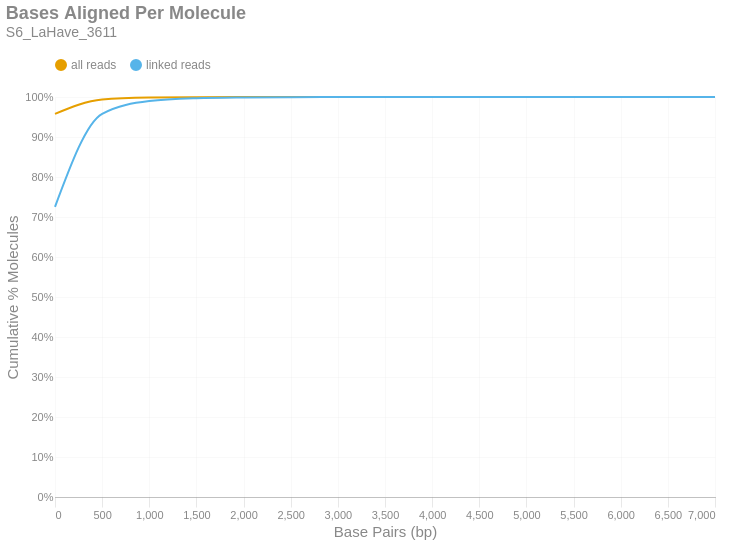

The cell this chart's notebook holds for it:
### Markdown cell above
### Bases Aligned Per Molecule
This is a cumulative frequency distribution showing the number of base pairs aligned per unique molecule. These data are shown in 500 bp bins. There are two distributions: one with `all reads` (yellow) and another with only `linked reads` (blue). The percent of molecules in the `linked reads` distribution is relative to the total number of linked molecules.

### Code cell
if SKIPLR:
    print_html(f"Skipped")
else:
    binned_df = consolidated_hist(valids['aligned_bp'], mask, 500, True)
    with SafeRender(binned_df):
        (
            density_plot(binned_df, 'Bases Aligned Per Molecule', samplename, 'basesper')
            .encode(
                x=alt.X('bin:Q', title="Base Pairs (bp)").axis(tickMinStep=500).scale(padding=0),
                y=alt.Y('value:Q', title='Cumulative % Molecules')
                    .axis(format='%')
                    .scale(domain = [0,1])
                    .stack(False),
                color=alt.Color("key:N").scale(domain = ["all reads", "linked reads"]),
                tooltip = [
                    alt.Tooltip("key:N", title = "Data Type"),
                    alt.Tooltip("range_label:N", title="Bases Aligned Per Molecule"),
                    alt.Tooltip("value:Q", format = ".2%", title="% Molecules (Cum.)")
                ]
            )
        ).display()

### Figure 1 — Vega-Lite specification as saved in the notebook (floating-point values rounded to 4 significant figures)
{"width": "container", "height": 400, "config": {"title": {"anchor": "start", "dy": -15, "fontSize": 18, "color": "#888888", "subtitleColor": "#888888", "subtitleFontSize": 14}, "arc": {"fill": "#0072B2"}, "axis": {"domainColor": "#888888", "domainWidth": 0.5, "gridWidth": 0.2, "grid": false, "titleFontWeight": 400, "titleFontSize": 15, "labelFontSize": 11, "labelColor": "#888888", "tickColor": "#888888", "tickWidth": 0.2, "titleColor": "#888888"}, "axisBand": {"grid": false}, "axisX": {"grid": true, "tickSize": 10, "domainCap": "round"}, "axisY": {"domain": false, "grid": true, "tickSize": 0, "domainCap": "round"}, "background": "transparent", "header": {"labelFontSize": 15, "labelColor": "#888888", "titleFontSize": 15, "titleFontWeight": 600, "titleColor": "#888888"}, "legend": {"labelFont": "sans-serif", "labelFontSize": 12, "labelColor": "#888888", "symbolSize": 100, "symbolType": "circle", "titleFontSize": 12, "titlePadding": 10, "titleColor": "#888888", "title": null, "orient": "top"}, "range": {"category": ["#E69F00", "#56B4E9", "#009E73", "#F0E442", "#0072B2", "#D55E00", "#CC79A7", "#000000"], "diverging": ["#cfe8f3", "#a2d4ec", "#73bfe2", "#46abdb", "#1696d2", "#12719e"]}, "area": {"fill": "#0072B2", "fillOpacity": 0.7, "line": true, "strokeOpacity": 0.7}, "line": {"color": "#0072B2", "stroke": "#0072B2", "strokeWidth": 2}, "trail": {"color": "#0072B2", "stroke": "#0072B2", "strokeWidth": 0, "size": 1}, "point": {"filled": true, "fillOpacity": 1.0, "size": 95}, "text": {"color": "#888888", "fontSize": 11, "align": "right", "fontWeight": 400, "size": 11}, "bar": {"fill": "#0072B2", "stroke": null}, "view": {"stroke": null, "continuousWidth": 660, "continuousHeight": 400}}, "data": {"name": "data-c3d3dc068da6145a325cf683d89da5e5"}, "mark": {"type": "line", "interpolate": "monotone", "point": {"opacity": 0, "size": 275}}, "encoding": {"color": {"field": "key", "scale": {"domain": ["all reads", "linked reads"]}, "type": "nominal"}, "tooltip": [{"field": "key", "title": "Data Type", "type": "nominal"}, {"field": "range_label", "title": "Bases Aligned Per Molecule", "type": "nominal"}, {"field": "value", "format": ".2%", "title": "% Molecules (Cum.)", "type": "quantitative"}], "x": {"axis": {"tickMinStep": 500}, "field": "bin", "scale": {"padding": 0}, "title": "Base Pairs (bp)", "type": "quantitative"}, "y": {"axis": {"format": "%"}, "field": "value", "scale": {"domain": [0, 1]}, "stack": false, "title": "Cumulative % Molecules", "type": "quantitative"}}, "params": [{"name": "param_c36ac31b6afebe62", "select": {"type": "point", "fields": ["key"]}, "bind": "legend"}], "title": {"text": "Bases Aligned Per Molecule", "subtitle": "S6_LaHave_3611"}, "transform": [{"fold": ["all reads (cumsum)", "linked reads (cumsum)"]}, {"calculate": "replace(datum.key, ' (cumsum)', '')", "as": "key"}, {"filter": {"param": "param_c36ac31b6afebe62"}}], "usermeta": {"embedOptions": {"downloadFileName": "S6_LaHave_3611.basesper"}}, "$schema": "https://vega.github.io/schema/vega-lite/v6.1.0.json", "datasets": {"data-c3d3dc068da6145a325cf683d89da5e5": [{"bin": "0.0", "interval": "0.0-500.0", "all reads": 0.9576, "linked reads": 0.7253, "all reads (cumsum)": 0.9576, "linked reads (cumsum)": 0.7253, "range_label": "0-499"}, {"bin": "500.0", "interval": "500.0-1000.0", "all reads": 0.03589, "linked reads": 0.2327, "all reads (cumsum)": 0.9935, "linked reads (cumsum)": 0.958, "range_label": "500-999"}, {"bin": "1000.0", "interval": "1000.0-1500.0", "all reads": 0.004923, "linked reads": 0.032, "all reads (cumsum)": 0.9985, "linked reads (cumsum)": 0.99, "range_label": "1000-1499"}, {"bin": "1500.0", "interval": "1500.0-2000.0", "all reads": 0.001084, "linked reads": 0.007051, "all reads (cumsum)": 0.9995, "linked reads (cumsum)": 0.997, "range_label": "1500-1999"}, {"bin": "2000.0", "interval": "2000.0-2500.0", "all reads": 0.0003015, "linked reads": 0.00196, "all reads (cumsum)": 0.9998, "linked reads (cumsum)": 0.999, "range_label": "2000-2499"}, {"bin": "2500.0", "interval": "2500.0-3000.0", "all reads": 0.0001026, "linked reads": 0.000667, "all reads (cumsum)": 0.9999, "linked reads (cumsum)": 0.9997, "range_label": "2500-2999"}, {"bin": "3000.0", "interval": "3000.0-3500.0", "all reads": 2.895e-05, "linked reads": 0.0001882, "all reads (cumsum)": 1.0, "linked reads (cumsum)": 0.9998, "range_label": "3000-3499"}, {"bin": "3500.0", "interval": "3500.0-4000.0", "all reads": 1.5e-05, "linked reads": 9.751e-05, "all reads (cumsum)": 1.0, "linked reads (cumsum)": 0.9999, "range_label": "3500-3999"}, {"bin": "4000.0", "interval": "4000.0-4500.0", "all reads": 4.687e-06, "linked reads": 3.047e-05, "all reads (cumsum)": 1.0, "linked reads (cumsum)": 1.0, "range_label": "4000-4499"}, {"bin": "4500.0", "interval": "4500.0-5000.0", "all reads": 2.708e-06, "linked reads": 1.761e-05, "all reads (cumsum)": 1.0, "linked reads (cumsum)": 1.0, "range_label": "4500-4999"}, {"bin": "5000.0", "interval": "5000.0-5500.0", "all reads": 6.249e-07, "linked reads": 4.063e-06, "all reads (cumsum)": 1.0, "linked reads (cumsum)": 1.0, "range_label": "5000-5499"}, {"bin": "5500.0", "interval": "5500.0-6000.0", "all reads": 4.166e-07, "linked reads": 2.708e-06, "all reads (cumsum)": 1.0, "linked reads (cumsum)": 1.0, "range_label": "5500-5999"}, {"bin": "6000.0", "interval": "6000.0-6500.0", "all reads": 0.0, "linked reads": 0.0, "all reads (cumsum)": 1.0, "linked reads (cumsum)": 1.0, "range_label": "6000-6499"}, {"bin": "6500.0", "interval": "6500.0-7000.0", "all reads": 1.041e-07, "linked reads": 6.771e-07, "all reads (cumsum)": 1.0, "linked reads (cumsum)": 1.0, "range_label": "6500-6999"}, {"bin": "7000.0", "interval": "7000.0-7500.0", "all reads": 1.041e-07, "linked reads": 6.771e-07, "all reads (cumsum)": 1.0, "linked reads (cumsum)": 1.0, "range_label": "7000-7499"}]}}
